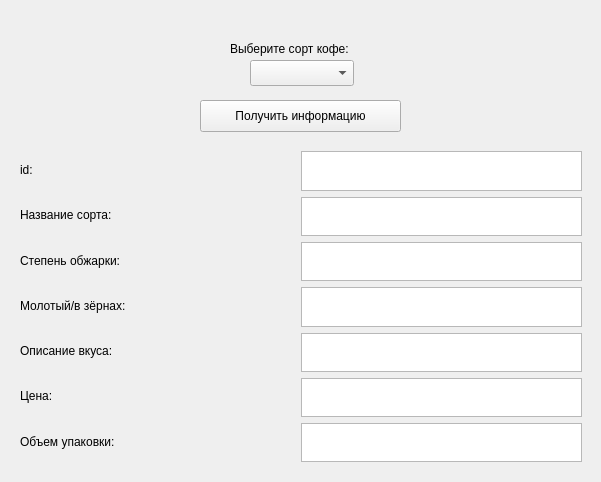
<?xml version="1.0" encoding="UTF-8"?>
<ui version="4.0">
 <class>Form</class>
 <widget class="QWidget" name="Form">
  <property name="geometry">
   <rect>
    <x>0</x>
    <y>0</y>
    <width>601</width>
    <height>482</height>
   </rect>
  </property>
  <property name="windowTitle">
   <string>Кофе-справочник</string>
  </property>
  <widget class="QWidget" name="verticalLayoutWidget">
   <property name="geometry">
    <rect>
     <x>20</x>
     <y>150</y>
     <width>281</width>
     <height>311</height>
    </rect>
   </property>
   <layout class="QVBoxLayout" name="verticalLayout">
    <item>
     <widget class="QLabel" name="label_3">
      <property name="text">
       <string>id:</string>
      </property>
     </widget>
    </item>
    <item>
     <widget class="QLabel" name="label_2">
      <property name="text">
       <string>Название сорта:</string>
      </property>
     </widget>
    </item>
    <item>
     <widget class="QLabel" name="label">
      <property name="text">
       <string>Степень обжарки:</string>
      </property>
     </widget>
    </item>
    <item>
     <widget class="QLabel" name="label_4">
      <property name="text">
       <string>Молотый/в зёрнах:</string>
      </property>
     </widget>
    </item>
    <item>
     <widget class="QLabel" name="label_5">
      <property name="text">
       <string>Описание вкуса:</string>
      </property>
     </widget>
    </item>
    <item>
     <widget class="QLabel" name="label_6">
      <property name="text">
       <string>Цена:</string>
      </property>
     </widget>
    </item>
    <item>
     <widget class="QLabel" name="label_7">
      <property name="text">
       <string>Объем упаковки:</string>
      </property>
     </widget>
    </item>
   </layout>
  </widget>
  <widget class="QWidget" name="verticalLayoutWidget_2">
   <property name="geometry">
    <rect>
     <x>301</x>
     <y>151</y>
     <width>281</width>
     <height>311</height>
    </rect>
   </property>
   <layout class="QVBoxLayout" name="verticalLayout_2">
    <item>
     <widget class="QTextEdit" name="id"/>
    </item>
    <item>
     <widget class="QTextEdit" name="sort"/>
    </item>
    <item>
     <widget class="QTextEdit" name="roast"/>
    </item>
    <item>
     <widget class="QTextEdit" name="beans"/>
    </item>
    <item>
     <widget class="QTextEdit" name="taste"/>
    </item>
    <item>
     <widget class="QTextEdit" name="price"/>
    </item>
    <item>
     <widget class="QTextEdit" name="bag_size"/>
    </item>
   </layout>
  </widget>
  <widget class="QComboBox" name="choose_coffee">
   <property name="geometry">
    <rect>
     <x>250</x>
     <y>60</y>
     <width>104</width>
     <height>26</height>
    </rect>
   </property>
  </widget>
  <widget class="QLabel" name="label_8">
   <property name="geometry">
    <rect>
     <x>230</x>
     <y>30</y>
     <width>151</width>
     <height>37</height>
    </rect>
   </property>
   <property name="text">
    <string>Выберите сорт кофе:</string>
   </property>
  </widget>
  <widget class="QPushButton" name="btn">
   <property name="geometry">
    <rect>
     <x>200</x>
     <y>100</y>
     <width>201</width>
     <height>32</height>
    </rect>
   </property>
   <property name="text">
    <string>Получить информацию</string>
   </property>
  </widget>
 </widget>
 <resources/>
 <connections/>
</ui>
